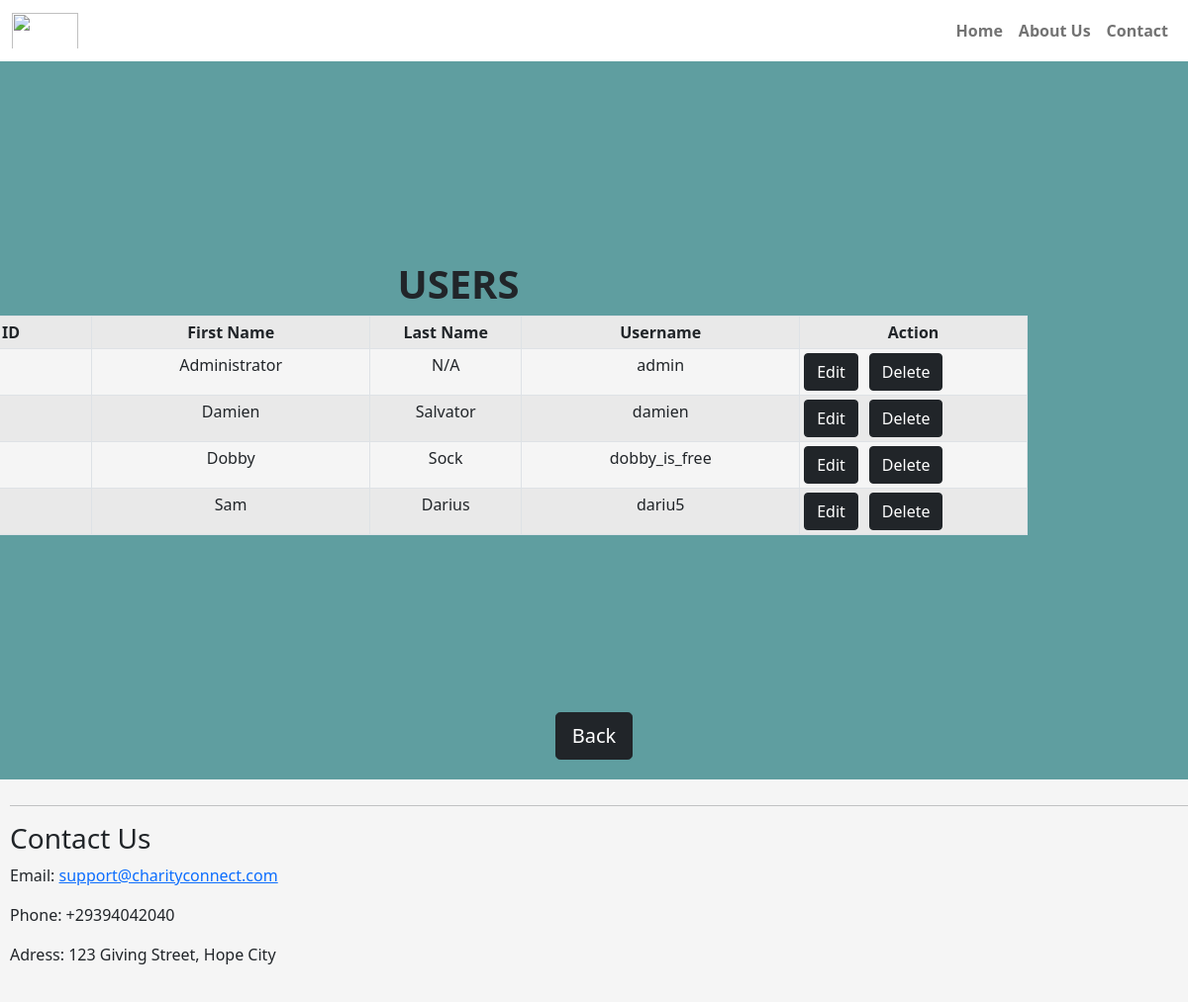
Page /manageusers.php (signed in) on the committed database.
### tables this page shows
CREATE TABLE `users` (
  `FirstName` varchar(100) NOT NULL,
  `LastName` varchar(100) NOT NULL,
  `Username` varchar(100) NOT NULL,
  `Password` varchar(100) NOT NULL,
  `ID` int(250) NOT NULL,
  `role` varchar(10) NOT NULL DEFAULT 'user'
);

### manageusers.php (the view, shortened to what this page needs)
<?php
include('db_connection.php');
$edit_id=isset($_POST['edit']) ? $_POST['id'] : null;
$sql="SELECT * FROM users";
$rs=mysqli_query($con,$sql);
?>
<!doctype html>
<html>
<head>
<link href="https://cdn.jsdelivr.net/npm/bootstrap@5.0.2/dist/css/bootstrap.min.css" rel="stylesheet">
</head>
<body>
<div class="container-fluid">
	<nav class="navbar navbar-expand-sm navbar-light fixed-top">
	<div class="container-fluid">
		<img src="images/logo.jpg" width="67" height="46" class="navbar-brand">
	  <ul class="navbar-nav">
			<li class="nav-item">
				<a class="nav-link" href="index.php"><strong>Home</strong></a>
				</li>
			<li class="nav-item">
				<a  class="nav-link" href="aboutus.php"><strong>About Us</strong></a>
				</li>
			<li class="nav-item">
				<a class="nav-link"  href="#contact"><strong>Contact</strong></a>
				</li>
			</ul>
			</div>
    </nav>
<div id="div1" class="table-responsive">
		<h1><strong>USERS</strong></h1>
	<table style="background-color: whitesmoke" width="145%" border="1" align="center" class=" table table-sm table-bordered p-5 table-striped table-hover ">
		<tbody>
			<tr>
				<th width="16%">User ID</th>
				<th width="22%">First Name</th>
				<th width="12%">Last Name</th>
				<th width="22%">Username</th>
				<th width="6%">Action</th>
			</tr>
			<tr>
		   <?php
				while($rows=$rs->fetch_assoc()){
				?>
					<?php
					if($edit_id == $rows['ID']){
					?>
					<form method="post">
						<td><input type="id" name="id" value="<?php echo $rows['ID'] ;?>"></td>
						<td><input type="text" name="fname" value="<?php echo $rows['FirstName'] ;?>"></td>
						<td><input type="text" name="lname" value="<?php echo $rows['LastName'] ;?>"></td>
						<td><input type="text" name="username" value="<?php echo $rows['Username'] ;?>"></td>
						<td>
						<button type="submit" name="update" class="btn btn-dark" style="margin-left: 1px">Update</button>
						</td>
						</form>
				<?
					} else{
					?>
				<td width="1%"><?php echo $rows ['ID']; ?> </td>
				<td width="1%"><?php echo $rows ['FirstName']; ?> </td>
				<td width="1%"><?php echo $rows ['LastName']; ?> </td>
				<td width="1%"><?php echo $rows ['Username']; ?> </td>
				<?
				} ?>
				<td width="18%">
					<form method="post" action="manageusers.php" style="padding-right: 10px">
						<?php if ($edit_id == $rows['ID']): ?>
              <?php else: ?>
             <button type="submit" name="edit" class="btn btn-dark">Edit</button>
             <?php endif; ?>
					</form>
						<form method="post" style="margin-left: 1px">
						<button type="submit" name="delete" id="delete" class="btn btn-dark" onClick="return confirm('Are you sure you want to delete this user?')">Delete</button>
					</form>
				</td>
				</tr>
				<?php
				}
				?>
		</tbody>
		</table>
	</div>
</div>
	<div id="div3"><a href="admin.php" class="btn btn-dark btn-lg">Back</a></div>
	<div id="div2">
		<hr>
	<footer id="contact">
	<h3>Contact Us</h3>
	<p>Email: <a href="mailto:support@charityconnect.com">support@charityconnect.com</a></p>
	<p>Phone: +29394042040</p>
	<p>Adress: 123 Giving Street, Hope City</p>
	</footer>
	</div>
</body>
</html>

### manageusers.php (style rules this page uses)
body { padding-top: 10px; background-color: cadetblue; background-size: 100%; }
nav { background-color: white; }
#div1 { text-align: center; float: right; margin-top: 100px; margin-left: 50px; margin-bottom: 10px; align-content: center; padding-right: 150px; width: 1300px; height: 600px; }
#div2 { background-color: whitesmoke; padding-left: 10px; margin-top: 10px; padding-bottom: 20px; padding-top: 10px; clear: both; }
#div3 { clear: both; text-align: center; margin-top: 50px; margin-bottom: 20px; }
form { float: left; }

### rows in the picture
users: FirstName "Administrator", LastName "N/A", Username "admin"
users: FirstName "Damien", LastName "Salvator", Username "damien"
users: FirstName "Dobby", LastName "Sock", Username "dobby_is_free"
users: FirstName "Sam", LastName "Darius", Username "dariu5"
